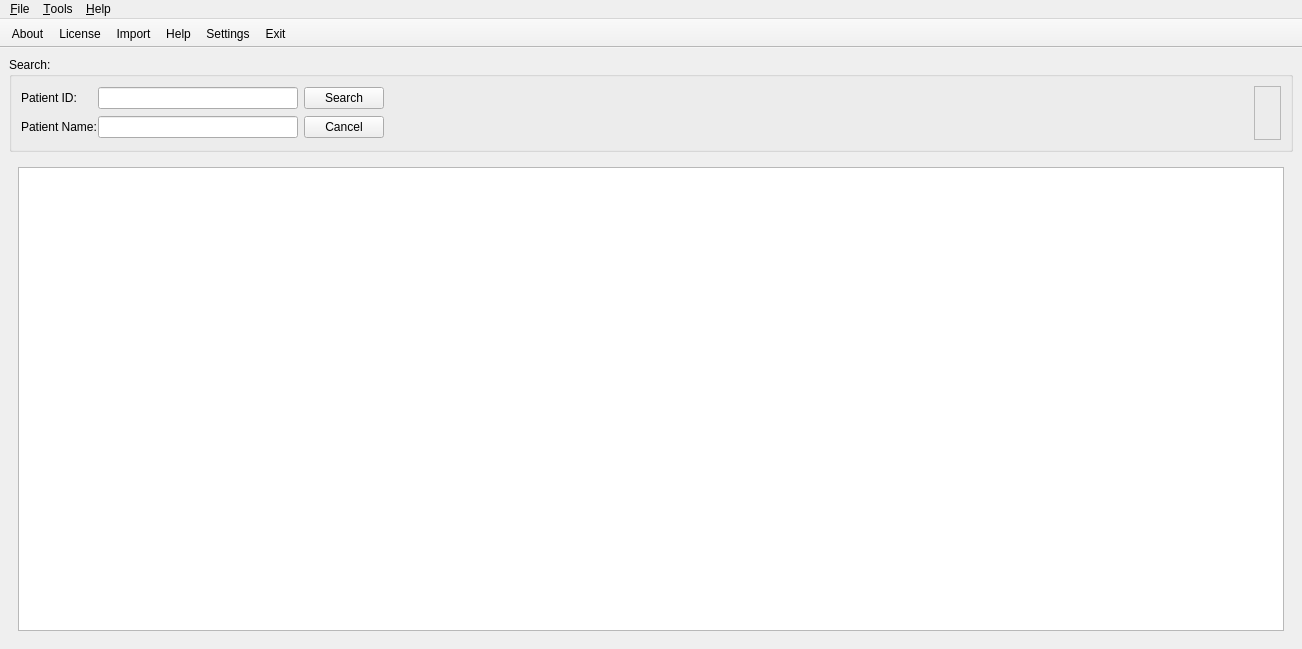
<?xml version="1.0" encoding="UTF-8"?>
<ui version="4.0">
 <class>MainWindow</class>
 <widget class="QMainWindow" name="MainWindow">
  <property name="geometry">
   <rect>
    <x>0</x>
    <y>0</y>
    <width>1302</width>
    <height>649</height>
   </rect>
  </property>
  <property name="windowTitle">
   <string/>
  </property>
  <property name="windowIcon">
   <iconset resource="../res/images.qrc">
    <normaloff>:/images/app_icon.png</normaloff>:/images/app_icon.png</iconset>
  </property>
  <widget class="QWidget" name="centralWidget">
   <layout class="QGridLayout" name="gridLayout_3">
    <item row="0" column="0">
     <widget class="QGroupBox" name="groupBox">
      <property name="title">
       <string>Search:</string>
      </property>
      <layout class="QGridLayout" name="gridLayout_2">
       <item row="0" column="2">
        <spacer name="horizontalSpacer">
         <property name="orientation">
          <enum>Qt::Horizontal</enum>
         </property>
         <property name="sizeHint" stdset="0">
          <size>
           <width>40</width>
           <height>20</height>
          </size>
         </property>
        </spacer>
       </item>
       <item row="0" column="0">
        <layout class="QGridLayout" name="gridLayout">
         <property name="sizeConstraint">
          <enum>QLayout::SetDefaultConstraint</enum>
         </property>
         <property name="horizontalSpacing">
          <number>1</number>
         </property>
         <item row="1" column="1">
          <widget class="QLineEdit" name="patientNameSearchFld">
           <property name="sizePolicy">
            <sizepolicy hsizetype="Preferred" vsizetype="Fixed">
             <horstretch>0</horstretch>
             <verstretch>0</verstretch>
            </sizepolicy>
           </property>
           <property name="minimumSize">
            <size>
             <width>200</width>
             <height>0</height>
            </size>
           </property>
           <property name="maximumSize">
            <size>
             <width>400</width>
             <height>16777215</height>
            </size>
           </property>
          </widget>
         </item>
         <item row="0" column="1">
          <widget class="QLineEdit" name="patientIDSearchFld">
           <property name="sizePolicy">
            <sizepolicy hsizetype="Preferred" vsizetype="Fixed">
             <horstretch>0</horstretch>
             <verstretch>0</verstretch>
            </sizepolicy>
           </property>
           <property name="minimumSize">
            <size>
             <width>200</width>
             <height>0</height>
            </size>
           </property>
           <property name="maximumSize">
            <size>
             <width>400</width>
             <height>16777215</height>
            </size>
           </property>
          </widget>
         </item>
         <item row="1" column="0">
          <widget class="QLabel" name="label_2">
           <property name="maximumSize">
            <size>
             <width>200</width>
             <height>16777215</height>
            </size>
           </property>
           <property name="text">
            <string>Patient Name:</string>
           </property>
          </widget>
         </item>
         <item row="0" column="0">
          <widget class="QLabel" name="label">
           <property name="sizePolicy">
            <sizepolicy hsizetype="Fixed" vsizetype="Preferred">
             <horstretch>0</horstretch>
             <verstretch>0</verstretch>
            </sizepolicy>
           </property>
           <property name="maximumSize">
            <size>
             <width>200</width>
             <height>16777215</height>
            </size>
           </property>
           <property name="text">
            <string>Patient ID:</string>
           </property>
          </widget>
         </item>
        </layout>
       </item>
       <item row="0" column="1">
        <layout class="QVBoxLayout" name="verticalLayout">
         <item>
          <widget class="QPushButton" name="searchBtn">
           <property name="text">
            <string>Search</string>
           </property>
          </widget>
         </item>
         <item>
          <widget class="QPushButton" name="cancelBtn">
           <property name="text">
            <string>Cancel</string>
           </property>
          </widget>
         </item>
        </layout>
       </item>
       <item row="0" column="4">
        <widget class="QFrame" name="frame">
         <property name="frameShape">
          <enum>QFrame::StyledPanel</enum>
         </property>
         <property name="frameShadow">
          <enum>QFrame::Raised</enum>
         </property>
         <layout class="QVBoxLayout" name="verticalLayout_2">
          <item>
           <widget class="QLabel" name="totalCasesLabel">
            <property name="text">
             <string/>
            </property>
           </widget>
          </item>
          <item>
           <widget class="QLabel" name="totalImagesLabel">
            <property name="text">
             <string/>
            </property>
           </widget>
          </item>
         </layout>
        </widget>
       </item>
       <item row="0" column="3">
        <spacer name="horizontalSpacer_2">
         <property name="orientation">
          <enum>Qt::Horizontal</enum>
         </property>
         <property name="sizeHint" stdset="0">
          <size>
           <width>40</width>
           <height>20</height>
          </size>
         </property>
        </spacer>
       </item>
      </layout>
     </widget>
    </item>
    <item row="1" column="0">
     <widget class="QStackedWidget" name="studiesStackedWidget">
      <property name="currentIndex">
       <number>1</number>
      </property>
      <widget class="QWidget" name="page">
       <layout class="QGridLayout" name="gridLayout_4">
        <item row="0" column="0">
         <widget class="QTableView" name="studiesBriefTableView">
          <property name="styleSheet">
           <string notr="true">QTableView {
   outline: 0; /* Disable focus rect*/
}  
QTableView:item {
  border: 10px;
  padding: 20px;
}
QTableView::item:focus { /*Emulate focus*/
    color: black;
    background-color: rgb(155, 188, 242);
    border: 1px dashed black;
}</string>
          </property>
          <property name="horizontalScrollBarPolicy">
           <enum>Qt::ScrollBarAlwaysOff</enum>
          </property>
          <property name="alternatingRowColors">
           <bool>true</bool>
          </property>
          <property name="selectionMode">
           <enum>QAbstractItemView::ExtendedSelection</enum>
          </property>
          <property name="selectionBehavior">
           <enum>QAbstractItemView::SelectItems</enum>
          </property>
          <property name="iconSize">
           <size>
            <width>256</width>
            <height>256</height>
           </size>
          </property>
          <property name="showGrid">
           <bool>false</bool>
          </property>
          <property name="gridStyle">
           <enum>Qt::NoPen</enum>
          </property>
          <attribute name="horizontalHeaderVisible">
           <bool>false</bool>
          </attribute>
          <attribute name="horizontalHeaderDefaultSectionSize">
           <number>256</number>
          </attribute>
          <attribute name="horizontalHeaderStretchLastSection">
           <bool>true</bool>
          </attribute>
          <attribute name="verticalHeaderDefaultSectionSize">
           <number>256</number>
          </attribute>
          <attribute name="verticalHeaderMinimumSectionSize">
           <number>256</number>
          </attribute>
         </widget>
        </item>
       </layout>
      </widget>
      <widget class="QWidget" name="page_2">
       <layout class="QGridLayout" name="gridLayout_5">
        <item row="0" column="0">
         <widget class="QTableView" name="studiesTableView">
          <property name="horizontalScrollBarPolicy">
           <enum>Qt::ScrollBarAlwaysOff</enum>
          </property>
          <property name="editTriggers">
           <set>QAbstractItemView::NoEditTriggers</set>
          </property>
          <property name="selectionBehavior">
           <enum>QAbstractItemView::SelectRows</enum>
          </property>
         </widget>
        </item>
       </layout>
      </widget>
     </widget>
    </item>
   </layout>
  </widget>
  <widget class="QMenuBar" name="menuBar">
   <property name="geometry">
    <rect>
     <x>0</x>
     <y>0</y>
     <width>1302</width>
     <height>23</height>
    </rect>
   </property>
   <widget class="QMenu" name="menu_File">
    <property name="title">
     <string>&amp;File</string>
    </property>
    <addaction name="action_Exit"/>
   </widget>
   <widget class="QMenu" name="menu_Tools">
    <property name="title">
     <string>&amp;Tools</string>
    </property>
   </widget>
   <widget class="QMenu" name="menu_Help">
    <property name="title">
     <string>&amp;Help</string>
    </property>
    <addaction name="action_About"/>
   </widget>
   <addaction name="menu_File"/>
   <addaction name="menu_Tools"/>
   <addaction name="menu_Help"/>
  </widget>
  <widget class="QToolBar" name="toolBar">
   <property name="minimumSize">
    <size>
     <width>0</width>
     <height>0</height>
    </size>
   </property>
   <property name="windowTitle">
    <string>toolBar</string>
   </property>
   <property name="movable">
    <bool>false</bool>
   </property>
   <property name="iconSize">
    <size>
     <width>48</width>
     <height>48</height>
    </size>
   </property>
   <attribute name="toolBarArea">
    <enum>TopToolBarArea</enum>
   </attribute>
   <attribute name="toolBarBreak">
    <bool>false</bool>
   </attribute>
   <addaction name="action_About"/>
   <addaction name="action_License"/>
   <addaction name="actionImport"/>
   <addaction name="action_Help"/>
   <addaction name="action_Settings"/>
   <addaction name="action_Exit"/>
  </widget>
  <action name="action_Settings">
   <property name="icon">
    <iconset resource="../res/images.qrc">
     <normaloff>:/images/settings.png</normaloff>:/images/settings.png</iconset>
   </property>
   <property name="text">
    <string>&amp;Settings</string>
   </property>
  </action>
  <action name="action_Exit">
   <property name="icon">
    <iconset resource="../res/images.qrc">
     <normaloff>:/images/close.png</normaloff>:/images/close.png</iconset>
   </property>
   <property name="text">
    <string>&amp;Exit</string>
   </property>
  </action>
  <action name="action_About">
   <property name="icon">
    <iconset resource="../res/images.qrc">
     <normaloff>:/images/help_about.png</normaloff>
     <normalon>:/images/about.png</normalon>:/images/help_about.png</iconset>
   </property>
   <property name="text">
    <string>&amp;About</string>
   </property>
  </action>
  <action name="actionView_Images">
   <property name="text">
    <string>View Images</string>
   </property>
  </action>
  <action name="actionOpen_Images_Folder">
   <property name="text">
    <string>Open Images Folder</string>
   </property>
  </action>
  <action name="actionOpen_Study_Folder">
   <property name="text">
    <string>Open Study Folder</string>
   </property>
  </action>
  <action name="action_License">
   <property name="icon">
    <iconset resource="../res/images.qrc">
     <normaloff>:/images/help_license.png</normaloff>
     <normalon>:/images/license.png</normalon>:/images/help_license.png</iconset>
   </property>
   <property name="text">
    <string>License</string>
   </property>
  </action>
  <action name="action_Help">
   <property name="icon">
    <iconset resource="../res/images.qrc">
     <normaloff>:/images/help.png</normaloff>:/images/help.png</iconset>
   </property>
   <property name="text">
    <string>Help</string>
   </property>
  </action>
  <action name="actionTableView_Mode">
   <property name="icon">
    <iconset>
     <normaloff>:/images/tableview_48x48.png</normaloff>:/images/tableview_48x48.png</iconset>
   </property>
   <property name="text">
    <string>Table View</string>
   </property>
   <property name="toolTip">
    <string>Table View</string>
   </property>
  </action>
  <action name="actionStudyViewMode">
   <property name="icon">
    <iconset>
     <normaloff>:/images/listview_48x48.png</normaloff>:/images/listview_48x48.png</iconset>
   </property>
   <property name="text">
    <string>Study View Mode</string>
   </property>
   <property name="toolTip">
    <string>Study View Mode</string>
   </property>
  </action>
  <action name="actionImport">
   <property name="icon">
    <iconset resource="../res/images.qrc">
     <normaloff>:/images/import.png</normaloff>:/images/import.png</iconset>
   </property>
   <property name="text">
    <string>Import</string>
   </property>
  </action>
  <action name="actionShow_DicomRouter">
   <property name="checkable">
    <bool>true</bool>
   </property>
   <property name="checked">
    <bool>true</bool>
   </property>
   <property name="icon">
    <iconset resource="../res/images.qrc">
     <normaloff>:/images/app_icon.png</normaloff>:/images/app_icon.png</iconset>
   </property>
   <property name="text">
    <string>Show DicomRouter</string>
   </property>
  </action>
  <action name="action_Quit">
   <property name="icon">
    <iconset resource="../res/images.qrc">
     <normaloff>:/images/close.png</normaloff>:/images/close.png</iconset>
   </property>
   <property name="text">
    <string>Quit</string>
   </property>
   <property name="toolTip">
    <string>Quit</string>
   </property>
  </action>
  <action name="actionDelete_Study_Folder">
   <property name="text">
    <string>Delete Study</string>
   </property>
  </action>
 </widget>
 <resources>
  <include location="../res/images.qrc"/>
 </resources>
 <connections>
  <connection>
   <sender>actionShow_DicomRouter</sender>
   <signal>toggled(bool)</signal>
   <receiver>MainWindow</receiver>
   <slot>setVisible(bool)</slot>
   <hints>
    <hint type="sourcelabel">
     <x>-1</x>
     <y>-1</y>
    </hint>
    <hint type="destinationlabel">
     <x>2047</x>
     <y>299</y>
    </hint>
   </hints>
  </connection>
 </connections>
</ui>
